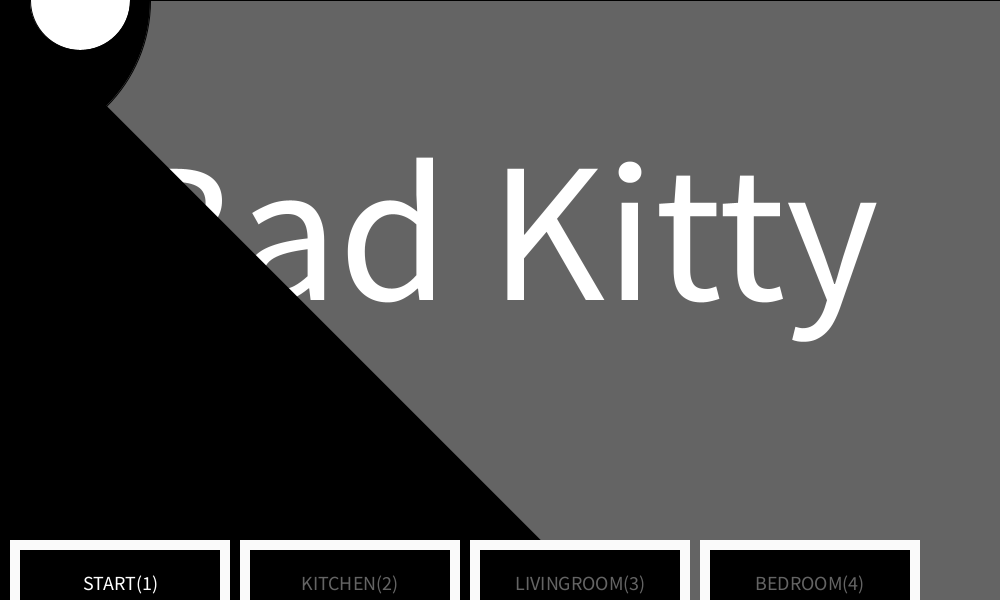
Frame 1 (no input)
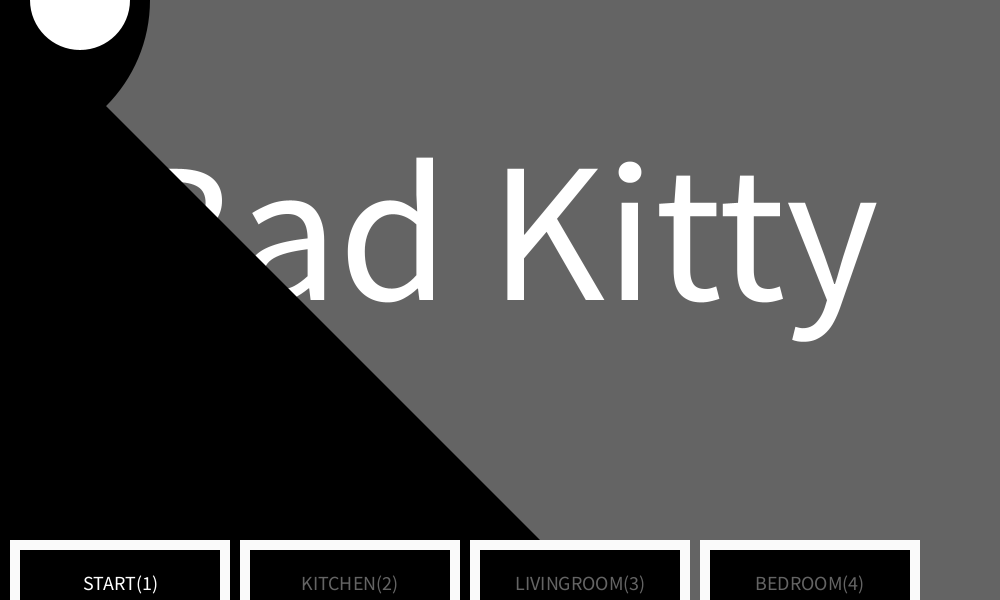
Frame 60 (the mouse pressed at the canvas centre just before this capture)
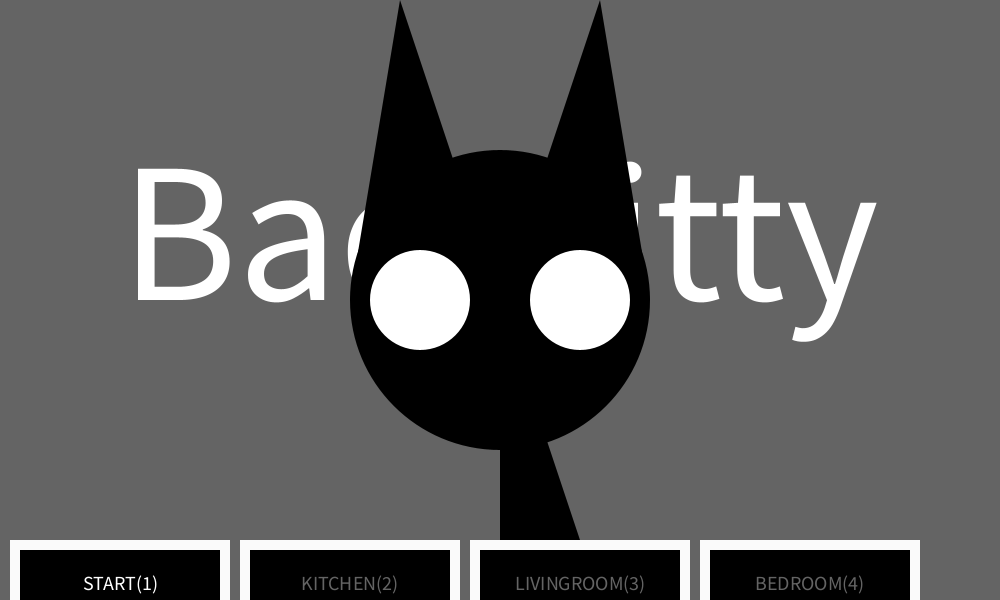
Frame 120 (the mouse held since frame 60 and released just before this capture)

The Processing sketch that drew these frames (run headless with seeded random() and noise(); from frame 60 on, the mouse is pressed at the canvas centre):

// Processing sketch: Shequana_Garnett_Bad_Kitty_9_Game
// ── Shequana_Garnett_Bad_Kitty_9_Game.pde
int scene=1;
float expand=0;
float move=0;
float c=170;
float body=80;
boolean pounce;
float scratch=0;
int score;
int fri1;
float fri=0;
float fall=0;
float test=0;
float test2=255;
float test3=255;
float test4=255;
float sheet=50;
int row=4;
int col=4;
float flow=0;
float puddle=0;

//jars
Jar[][] jar=new Jar[row][col];
//class
class Jar {
  int dia;
  float w;
  float h;
  float b;
  boolean fadeout;
  Jar(float tempH, float tempW) {
    dia=50;
    w=tempW;
    h=tempH;
    b=50;
  }
  void display(float w, float h) {
    fill(0, 0, 0, test2);
    rect(400+w+move, 50+h, dia-30, dia);       
    ellipse(410+w+move, 50+h, dia-20, dia-40); 
    ellipse(410+w+move, 125+h, dia-20, dia-40); 
    //base
    ellipse(410+w+move, 100+h, dia, dia);
    fill(200, 200, 200, test2);
    ellipse(410+w+move+15, 100+h, dia-40, dia-30);
  }
  void fade() {
    if (mousePressed&&mouseX>410+w+move-25&&mouseX<410+w+move-25+dia&&mouseY>100+h-25&&mouseY<100+h-25+dia)
    {
      fadeout=true;
    }
    if (fadeout==true&&scene==3) {
      test2--;
    }
  }
}

void setup() {
  size(1000, 600);  
  textAlign(CENTER);
  textSize(100);
  pounce=false;
  for (int i=0; i<row; i++) {
    for (int j=0; j<col; j++) {
      jar[i][j]= new Jar(i*100, j*100);
    }
  }
}
void draw() {  
  background(0);
  if (scene!=4) {  //if scene does not = 3
    expand=0;  //reset value of expand
  }
  if (scene==1) {
    scene1();
    button(-480, "START(1)", 255);
    button(-250, "KITCHEN(2)", 100);
    button(-20, "LIVINGROOM(3)", 100);
    button(210, "BEDROOM(4)", 100);
  } else if (scene==2) {
    scene2();
    button(-480, "START(1)", 100);
    button(-250, "KITCHEN(2)", 255);
    button(-20, "LIVINGROOM(3)", 100);
    button(210, "BEDROOM(4)", 100);
  } else if (scene==3) {
    scene3();
    button(-480, "START(1)", 100);
    button(-250, "KITCHEN(2)", 100);
    button(-20, "LIVINGROOM(3)", 255);
    button(210, "BEDROOM(4)", 100);
  } else if (scene==4) {
    scene4();
    button(-480, "START(1)", 100);
    button(-250, "KITCHEN(2)", 100);
    button(-20, "LIVINGROOM(3)", 100);
    button(210, "BEDROOM(4)", 255);
  }  
  if (scene!=1) {
    scorePos(200);
  }
  if (test==255||test2==0||test3==0||test4==0) {
    score=score+1;
  }
  println("x = " + mouseX);
  println("y =" + mouseY);
}

void keyPressed() {
  if (key== '1') {
    scene=1;
  } else if (key== '2') {
    scene=2;
  } else if (key=='3') {
    scene=3;
  } else if (key=='4') {
    scene=4;
  }
}

void scene1() {
  fill(100);
  rect(0, 0, 1000, 600);
  textSize(200);
  fill(255);
  text("Bad Kitty", width/2, height/2);
  //cat
  fill(0);
  //ears
  triangle(mouseX-100, mouseY-300, mouseX-150, mouseY, mouseX, mouseY);
  triangle(mouseX+100, mouseY-300, mouseX+150, mouseY, mouseX, mouseY);
  //body  
  triangle(mouseX, height, height, height, mouseX, mouseY);
  circle(mouseX, mouseY, 300);
  fill(255);
  circle(mouseX-80, mouseY, 100);
  circle(mouseX+80, mouseY, 100);
}

void scene2() {
  border();
  fill(200);
  rect(0+move-250, 400, 1300, height/3);
  window(width/2-200, height/2-250);
  window(width/2-400, height/2-250);
  window(width/2-600, height/2-250);
  //floor
  for (int i=0; i<=65; i++) {
    for (int l=0; l<=65; l++) {
      fill(100);
      ellipse(i*20+move-250, l*10+405, 4, 4);
      ellipse(l*20+move-250, i*50+405, 10, 10);
    }
  }
  counter(-150);
  frige(190);  
  plate(100, 250);
  plate(200, 250);
  plate(300, 250);
  sink(-130, 270);
  cat();
  if (mousePressed) {
    pounce=true;
  } else {
    pounce=false;
  }
  if (scratch>30) {
    scratch=10;
  }
  moving();
}  
void window(int x, int y) {  
  noStroke();
  fill(140);
  rect(x-20+move, y-10, 150, 200);
  fill(255);
  rect(0+x+move, 0+y, 50, 50);
  rect(60+x+move, 0+y, 50, 50);
  rect(0+x+move, 60+y, 50, 50);
  rect(60+x+move, 60+y, 50, 50);
  rect(0+x+move, 120+y, 50, 50);
  rect(60+x+move, 120+y, 50, 50);
}
void counter(int x) {
    //!!!!!!!!!!!!!!!!!!!!!!!!!!!!!!!!!!!!!!!!!!!!!!!!!!!!!!!!!!!!!!!!!!!!!!!!!!!!!!!!!!!!!!!!!!!!!!!!!!!!!!!!!!!!!
    //spill
  fill(0, 0, 0, 50);
  ellipse(width/2+move-530, height/2+200, puddle,puddle/2);
  //spill
  fill(110);  
  rect(width/2-500+x+move, height/2, 500, 200);
  fill(50);
  rect(width/2-510+x+move, height/2, 520, 20, 200);
}
void milk(int x, int y) {
  noStroke();
  fill(190);
  rect(width/2+x+move, height/2+y, 50, 100);
  triangle(width/2+50+x+move, height/2+y, width/2+25+x+move, height/2-25+y, width/2+x+move, height/2+y);
  fill(150);
  rect(width/2+5+x+move, height/2+5+y, 40, 90);
  stroke(190);
  strokeWeight(5);
  line(width/2+25+x+move, height/2+y, width/2+25+x+move, height/2-30+y);
  noStroke();
  fill(240);
  rect(width/2+5+x+move, height/2+20+y, 40, 40);
  fill(150);
  triangle(width/2+45+x+move, height/2+y, width/2+25+x+move, height/2-15+y, width/2+5+x+move, height/2+y);
}
void bottle(int x, int y) {
  fill(50);
  ellipse(width/2+x+move, height/2+y, 50, 50);
  rect(width/2-25+x+move, height/2+y, 50, 90, 10);
  rect(width/2-10+x+move, height/2-60+y, 20, 50, 10);
  rect(width/2-15+x+move, height/2-60+y, 30, 10, 10);
  fill(200);
  ellipse(width/2+10+x+move, height/2-5+y, 20, 20);
}
void fruit(int x, int y) {
  fill(50);
  ellipse(width/2+x+move, height/2+y, 50, 50);
  fill(150);
  ellipse(width/2+x+move, height/2-25+y, 10, 20);
  ellipse(width/2+9+x+move, height/2-15+y, 20, 10);
  ellipse(width/2-10+x+move, height/2-5+y, 5, 5);
  ellipse(width/2-5+x+move, height/2-10+y, 5, 5);
  ellipse(width/2-10+x+move, height/2-15+y, 5, 5);
}
void frige(int x) {
  //base
  fill(160);
  rect(width/2+50+move+x, height/2-300, 300, 500, 40);
  //inside
  fill(100);
  rect(width/2+60+move+x, height/2-280, 280, 200, 50);
  rect(width/2+60+move+x, height/2-70, 280, 240, 50);
  rect(width/2+60+move+x, height/2-240, 280, 160);
  rect(width/2+60+move+x, height/2-70, 280, 200);
  //shelf
  fill(250);
  rect(width/2+60+move+x, height/2-10, 280, 5);
  milk(390, -180);
  milk(290, -180);
  bottle(350, 80);
  bottle(450, 80);
  fruit(400, -35);
  fruit(350, -35);
  fruit(300, -35);
  fill(200);
  rect(width/2+60+move+x+fri1, height/2-280, 280+fri, 200, 50);
  rect(width/2+60+move+x+fri1, height/2-70, 280+fri, 240, 50);
  rect(width/2+60+move+x+fri1, height/2-240, 280+fri, 160);
  rect(width/2+60+move+x+fri1, height/2-70, 280+fri, 200);  
  //handle
  fill(160);
  rect(width/2+70+move+x+fri1, height/2-30, 20, 50, 100);
  rect(width/2+70+move+x+fri1, height/2-150, 20, 50, 100);
  if (mousePressed&&mouseX>=width/2+60+move+x+fri1&&mouseX<width/2+60+move+x+fri1+280) {
    fri1++;
    fri--;
  }
}
void plate(int x, int y) {
  fill(240, 240, 240, test3);
  ellipse(x+move, y, 110, 110);
  fill(230, 230, 230, test3);
  ellipse(x+move, y, 70, 70);
  if (mousePressed&&mouseX>x-110/2&&mouseX<x+100/2&&mouseY>y-110/2&&mouseY<y+110/2) {
    test3--;
  }
}
void sink(int x, int y) {
  //neck
  fill(170);
  rect(x+move+10+50, y-20, 20, 50, 10);
  //base
  fill(170);
  rect(x+move, y+20, 150, 10);
  fill(0, 0, 0, 50);
  rect(width/2+move-535, height/2-40, 10, flow);
 //nossel
  fill(170);
  rect(x+move+10+50, y-20, 50, 20, 100);
//knobs
  ellipse(x+move+10, y+5, 40, 30);
  ellipse(x+move+140, y+5, 40, 30);
  fill(240);
  ellipse(x+move+10, y, 20, 15);
  ellipse(x+move+140, y, 20, 15);  
  if (mousePressed) {
    flow++;
  }
  if (flow>=250)
  {
    flow=250;
    puddle++;
  }
  if(puddle>460){
  puddle=460;}
} 

void scene3() {
  background(0);
  noStroke();  
  border();
  fill(200);
  rect(0+move-250, 400, 1300, height/3);
  window(width/2-200, height/2-250);
  window(width/2-400, height/2-250);
  window(width/2-600, height/2-250);
  //floor
  for (int i=0; i<=64; i++) {
    for (int l=0; l<height/3; l++) {
      fill(100);
      rect(i*20+move-250, l+400+2, 10, 10);
    }
  }
  couch(100);
  shelf();
  //jars!!!!!!!!!!!!!!!!!!!!!!!!!!!!!!!!!!!!!!!!!!!!!!!!!!!!!!!!!!!!!!!!!!!!!!!!!!!!!!!!
  for (int i=0; i<row; i++) {
    for (int j=0; j<col; j++) {
      jar[i][j].display(i*100+200, j*100);
      jar[i][j].fade();
      //jars!!!!!!!!!!!!!!!!!!!!!!!!!!!!!!!!!!!!!!!!!!!!!!!!!!!!!!!!!!!!!!!!!!!!!!!!!!!!!!!
    }
  }  
  cat();  
  if (mousePressed) {
    pounce=true;
  } else {
    pounce=false;
  }
  if (scratch>30) {
    scratch=10;
  }
  moving();
}
void cat() {
  if (pounce==false) {
    stroke(0);
    strokeWeight(17);
    fill(0);
    //feet
    line(mouseX, mouseY-70, mouseX, mouseY);
    line(mouseX-20, mouseY-70, mouseX-20, mouseY);
    line(mouseX-100, mouseY-70, mouseX-100, mouseY);
    line(mouseX-120, mouseY-70, mouseX-120, mouseY);
    //tail
    line(mouseX-90, mouseY-70, mouseX-130, mouseY-250);
    head(0, 0);
    //body
    stroke(0);
    strokeWeight(50);
    line(mouseX-90, mouseY-body, mouseX-15, mouseY-body);
    strokeWeight(17);
    fill(0);
    // circle(mouseX-80, mouseY-70, 40);
    circle(mouseX-90, mouseY-70, 40);
  }  
  if (pounce==true) {
    stroke(0);
    strokeWeight(17);
    fill(0);
    //feet
    line(mouseX-10, mouseY-70, mouseX+scratch++, mouseY);    
    //elbow
    line(mouseX-50, mouseY-30, mouseX-40, mouseY-40);
    line(mouseX-50, mouseY-30, mouseX-30, mouseY);    
    line(mouseX-100, mouseY-70, mouseX-80, mouseY);
    line(mouseX-120, mouseY-70, mouseX-100, mouseY);
    //tail
    line(mouseX-100, mouseY-70, mouseX-130, mouseY-250);
    head(+20, -20);
    //body
    stroke(0);
    strokeWeight(50);
    line(mouseX-90, mouseY-body, mouseX-15, mouseY-60);
    strokeWeight(17);
    fill(0);
    //circle(mouseX-80, mouseY-65, 40);
    circle(mouseX-90, mouseY-65, 40);
  }
}

void head(int a, int b) {
  //head
  //left ear
  triangle(mouseX-50+b, mouseY-240+a, mouseX-30+b, mouseY-c+a, mouseX+40+b, mouseY-c+a);
  //right ear
  triangle(mouseX+60+b+20, mouseY-240+a, mouseX+50+b+15, mouseY-c+a, mouseX+b, mouseY-c+a);
  circle(mouseX+20+b, mouseY-150+a, 100);
  //eyes
  //lefteye
  strokeWeight(2);
  fill(255);
  circle(mouseX+b, mouseY-150+a, 40);
  //right eye
  circle(mouseX+55+b, mouseY-150+a, 40);
  if (mousePressed) {
    //left eyelid
    fill(0);
    circle(mouseX+b+15, mouseY-160+a, 40);
    //right eyelid
    circle(mouseX+40+b, mouseY-160+a, 40);
  }
}
void couch(int x) {
  rect(width/2-600+x+move, height/2, 400, 200, 100);
  fill(200);
  ellipse(width/2-400+x+move, height/2+155, 400, 100);
  fill(200);
  ellipse(width/2-200+x+move, height/2+100, 100, 100);
  fill(200);
  ellipse(width/2-600+x+move, height/2+100, 100, 100);
  fill(100);
  ellipse(width/2-200+x+move, height/2+100, 20, 20);
  fill(100);
  ellipse(width/2-600+x+move, height/2+100, 20, 20);
}
void shelf() {
  fill(160);
  rect(width/2+50+move, height/2-400, 400, 600);
  fill(120);
  rect(width/2+65+move, height/2-175, 380, 10);
  rect(width/2+65+move, height/2-175+100, 380, 10);
  rect(width/2+65+move, height/2-175+200, 380, 10);
  rect(width/2+65+move, height/2-175+300, 380, 10);
}

void scene4() { 
  noStroke();
  background(0);
  border();
  fill(100);
  rect(0+move-250, 400, 1300, height/3);
  window(width/2-200, height/2-250);
  window(width/2-400, height/2-250);
  window(width/2-600, height/2-250);
  //carpet
  for (int i=0; i<=43; i++) {
    for (int l=0; l<=43; l++) {
      fill(255);
      ellipse(i*30+move-250, l*30+405, 12, 6);
      ellipse(l*30+move-250, i*30+405, 6, 12);
    }
  }  
  bed(-450, -50);  
  dresser(20, 10, 0);  
  cat();  
  if (mousePressed) {
    pounce=true;
  } else {
    pounce=false;
  }
  if (scratch>30) {
    scratch=10;
  }
  moving();
}
void bed(int x, int y) {
  fill(50);
  ellipse(width/2-200+x+move, height/2+50+y, 100, 300);
  ellipse(width/2+400+x+move, height/2+100+y, 100, 200);
  //bed
  fill(200);
  rect(width/2-200+x+move, height/2+y, 600, 200, 100);  
  //sheet
  fill(150, 150, 150);  
  rect(width/2-100+x+move, height/2+y, 500, 200, 100);
  //base
  fill(50);
  rect(width/2-200+x+move, height/2+100+y, 600, 100);  
  for (int a=0; a<=width/3; a+=110) {
    fill(150, 150, 150);  
    ellipse(460+a+x+move, height/2+100+y, 110, 50);
  }
  if (mousePressed) {
    //test2--;
  }
}
void dresser(int x, int y, int z) {
  fill(100, 100, 100);
  ellipse(width/2+275+x+move, height/2-200+y+z, 300, 400);
  fill(250, 250, 250, test4);
  ellipse(width/2+275+x+move, height/2-200+y+z, 280, 380);
  fill(175);  
  rect(width/2+125+x+move, height/2-70+y, 300, 200);
  fill(105);  
  rect(width/2+100+x+move, height/2-70+y, 350, 10);
  if (mousePressed) {
    test4--;
  }
}
//setup
void button(int x, String scene, int shader) {
  noStroke();
  fill(250);
  rect(width/2-10+x, height/2+240, 220, 70);
  fill(0);
  rect(width/2+x, height/2+250, 200, 50);
  textSize(20);
  fill(shader);
  text(scene, width/2+100+x, height/2+290);
}
void scorePos(int a) {
  fill(0, 0, 0, 100);
  ellipse(width/2+a, height/4-120, 400, 100);
  textSize(50);
  fill(255);   
  text("score: " + score + " /100", width/2+a, height/4-100);
}
void moving() {
  if (keyPressed) {
    if (key== 'a') {
      move+=5;
    } else if (key=='d') {
      move-=5;
    }
  }
}
void border() {
  fill(255);
  rect(-250+move, 0, 1300, 600);
}
